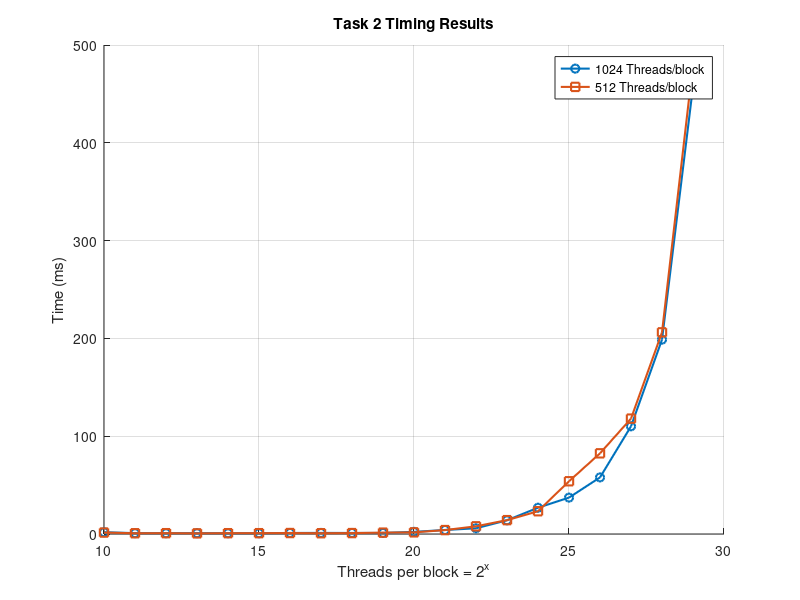

The MATLAB script that drew this image:
function task2()
    % -------------------------------------------------------------
    % 1) Load data from two text files (timing_16.txt, timing_512.txt)
    %    If you have a header row, skip it by specifying '1,0' in dlmread
    % -------------------------------------------------------------
    data1024  = dlmread('timing2_1024.txt','',1,0);   % skip 1 row, 0 cols
    data512 = dlmread('timing2_512.txt','',1,0);  % skip 1 row, 0 cols

    % Each data file has columns: [i time_ms first_val last_val]
    i1024    = data1024(:,1);
    time1024  = data1024(:,2);

    i512    = data512(:,1);
    time512 = data512(:,2);

    % -------------------------------------------------------------
    % 2) Create a figure and plot both data sets
    % -------------------------------------------------------------
    figure('Position',[300 300 700 500]);  % optional size
    hold on;  % so we can plot both lines

    plot(i1024,  time1024,  '-o', 'LineWidth',1.5,...
         'MarkerSize',6, 'DisplayName','1024 Threads/block');
    plot(i512, time512, '-s', 'LineWidth',1.5,...
         'MarkerSize',6, 'DisplayName','512 Threads/block');

    hold off;
    grid on;

    % -------------------------------------------------------------
    % 3) Label the axes, set a title, and place the legend
    % -------------------------------------------------------------
    xlabel('Threads per block = 2^x');
    ylabel('Time (ms)');
    title('Task 2 Timing Results');
    legend('Location','best');

    % -------------------------------------------------------------
    % 4) Save the figure as PDF
    % -------------------------------------------------------------
    print('-dpdf','task2.pdf');
end